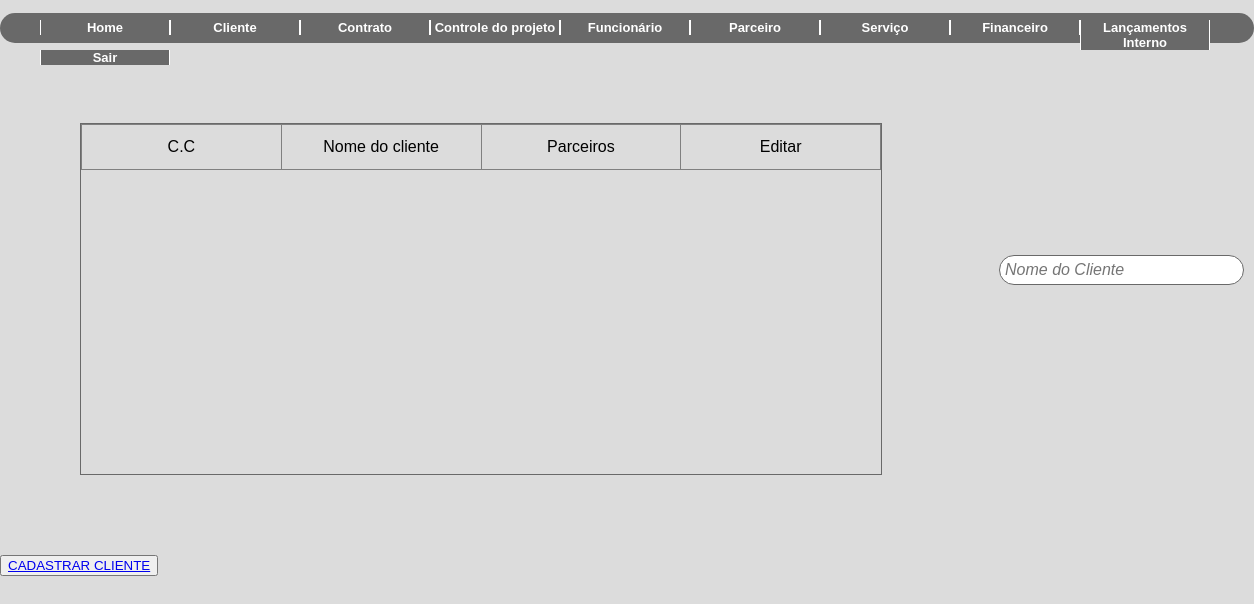
The app's page /consultacliente.php (signed in), older data.
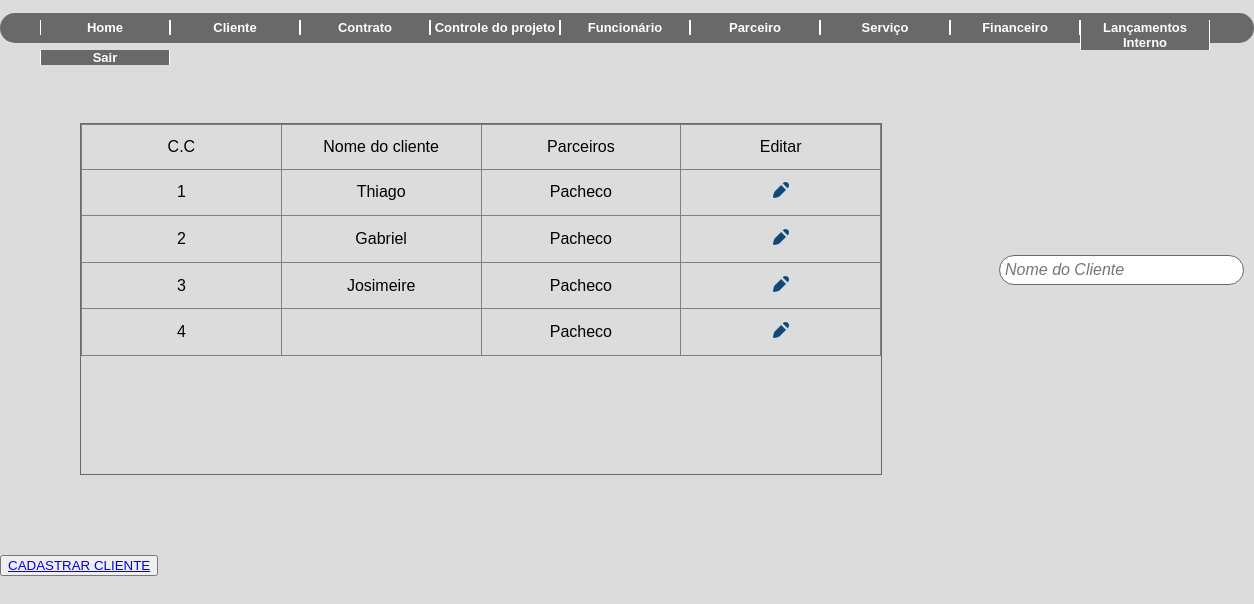
The same page, newer data.
### tables this page shows
CREATE TABLE IF NOT EXISTS `cliente` (
  `id` int(11) NOT NULL AUTO_INCREMENT,
  `pessoa` varchar(8) DEFAULT NULL,
  `nome` varchar(50) DEFAULT NULL,
  `cpf` varchar(11) DEFAULT NULL,
  `rg` varchar(9) DEFAULT NULL,
  `cnpj` varchar(14) DEFAULT NULL,
  `razao` varchar(50) DEFAULT NULL,
  `inscricao` int(15) DEFAULT NULL,
  `representante` varchar(50) DEFAULT NULL,
  `sexo` varchar(1) DEFAULT NULL,
  `observacao` varchar(500) DEFAULT NULL,
  `id_parc` int(11) DEFAULT NULL,
  PRIMARY KEY (`id`),
  KEY `fk_parc` (`id_parc`)
);

CREATE TABLE IF NOT EXISTS `parceiro` (
  `id_parc` int(11) NOT NULL AUTO_INCREMENT,
  `nome` varchar(50) NOT NULL,
  PRIMARY KEY (`id_parc`)
);

### classes/cliente.class.php (called while the page is built, shortened)
<?php
require_once 'Conexao.class.php';
require_once 'funcoes.class.php';
class Cliente{
    public function __construct(){
        $this->con = new conexao();
    }
    public function querySelectclieparc(){
        try{
            $cst = $this->con->conect()->prepare("SELECT cliente.id AS id_cli, cliente.nome AS nome_cli, parceiro.nome as nome_parceiro from cliente INNER JOIN parceiro ON parceiro.id_parc = cliente.id_parc;");
            $cst->execute();
            return $cst->fetchAll();
        }catch(PDOException $ex){
        }
    }
}
?>

### classes/Conexao.class.php (called while the page is built)
<?php
class conexao{
    private $usuario;
    private $senha;
    private $banco;
    private $servidor;
    private static $pdo;
    public function __construct(){
        $this->servidor = "localhost";
        $this->banco = "teste2";
        $this->usuario =  "root";
        $this->senha = "";
    }
    public function conect(){
        try{
            if(is_null(self::$pdo)){
                self::$pdo = new PDO("mysql:host=".$this->servidor.";dbname=".$this->banco, $this->usuario, $this->senha);
            }
            return self::$pdo;
        } catch (PDOException $ex) {
			echo $ex->getMessage();
        }
    }
}
?>

### classes/funcoes.class.php (called while the page is built, shortened)
<?php
class funcoes{
    public function tratarCaracter($vlr, $tipo){
        switch($tipo){
            case 1: $rst = utf8_decode($vlr); break;
            case 2: $rst = htmlentities($vlr, ENT_QUOTES, "ISO-8859-1"); break;
        }
        return $rst;
    }
}
?>

### consultacliente.php (the view, shortened to what this page needs)
<?php
    require_once 'classes/funcoes.class.php';
    require_once 'classes/cliente.class.php';
    $objFc = new Funcoes();
    $objfn = new Cliente();
?>
<!DOCTYPE html>
<html lang="pt-br">
<head>
    <link rel="stylesheet" type="text/css" href="Style/style2.css">
</head>
<body>
    <?php include_once('header.php'); ?>
    <div id="resultado" class="scroll" >
        <table border="1">
            <thead>
                <tr>
                    <td>C.C</td>
                    <td>Nome do cliente</td>
                    <td>Parceiros</td>
                    <td> Editar </td>
                </tr>
            </thead>
            <tbody>
            <?php foreach($objfn->querySelectclieparc($_POST) as $rst){ ?>
                <tr>
                    <td><?php echo ($objFc->tratarCaracter($rst['id_cli'], 2)) ?> </td>
                    <td><?php echo ($objFc->tratarCaracter($rst['nome_cli'], 2)) ?></td>
                    <td><?php echo ($objFc->tratarCaracter($rst['nome_parceiro'], 2)) ?> </td>
                    <td><div class="editar"><a href="edita_cliente.php?acao=edit&func=<?=$objFc->tratarCaracter($rst['id_cli'], 1)?>" title="Editar dados"> <img src="img/ico-editar.png" width="16" height="16" alt="Editar"> </a></div>  </td>
                </tr>
               <?php } ?>
        </table>
    </div>
    <form action="processa.php">
    <div class="search4">
    <input type="text" name="campo"  id="campo" placeholder="Nome do Cliente" >
    </div>
    </form>
        <button class="btnnn" type="button" name="tbtn"><a href="ins_cliente.php">CADASTRAR CLIENTE</a></button>
</body>
</html>

### header.php (shortened to what this page needs)
<!DOCTYPE html>
<html lang="pt-br">
<head>
    <link rel="stylesheet" type="text/css" href="style/style.css">
</head>
<header>
<div id="menu">
        <ul>
            <li><a href="Home.php">Home</a></li>
            <li><a href="consultacliente.php">Cliente</a></li>
            <li><a href="consultacontrato.php">Contrato</a></li>
            <li><a href="controleprojeto.php">Controle do projeto</a></li>
            <li><a href="funcionario.php">Funcionário</a></li>
            <li><a href="cadastrar_parceiro">Parceiro</a></li>
            <li><a href="servico.php">Serviço</a></li>
            <li><a href="financeiro.php"> Financeiro </a></li>
            <li><a href="escritorio.php"> Lançamentos Interno </a></li>
            <li><a href="sair.php"> Sair </a></li>
        </ul>
</div>
</header>
</html>

### Style/style2.css (style rules this page uses)
html { width: 100%; height: 100% }
body { margin: 0; background-color: #DCDCDC; font-family: 'Trebuchet MS', 'Lucida Sans Unicode', 'Lucida Grande', 'Lucida Sans', Arial, sans-serif }
.scroll { overflow: scroll; overflow: auto; border: solid 1px #696969; width: 800px; height: 300px; margin: 80px; width: 800px; height: 350px; }
.scroll table { width: 100%; table-layout: fixed; text-align: center; border-collapse: collapse; }
.scroll table td { padding: .8em; }
.search4 input { font-style: italic; font-size: 16px; background-color: rgb(255, 255, 255); border: 1px solid #696969; border-radius: 20px; float: left; margin-top: -300px; margin-left: 999px; padding: 5px; padding-right: 30px; cursor: pointer; }

### Style/style.css (style rules this page uses)
#menu { margin: 0; padding: 0; }
body { background-color: #DCDCDC; }
#menu { width: 100%; height: 30px; background-color: #696969; font-family: arial; font-size: 13px; border-radius:20px 20px 20px 20px; }
#menu ul { list-style: none; position: relative; top: 7px; }
#menu ul li { width: 130px; float: left; }
#menu a { margin: 0px; padding:0px; display: block; text-decoration: none; text-align: center; background: #696969; color: #ffffff; font-weight: bold; border: 1px solid #ffffff; border-top:0; border-bottom: 0; }

Row changes from the older to the newer data that the page shows:
added cliente: id "1", nome "Thiago", id_parc.nome "Pacheco"
added cliente: id "2", nome "Gabriel", id_parc.nome "Pacheco"
added cliente: id "3", nome "Josimeire", id_parc.nome "Pacheco"
added cliente: id "4", id_parc.nome "Pacheco"
